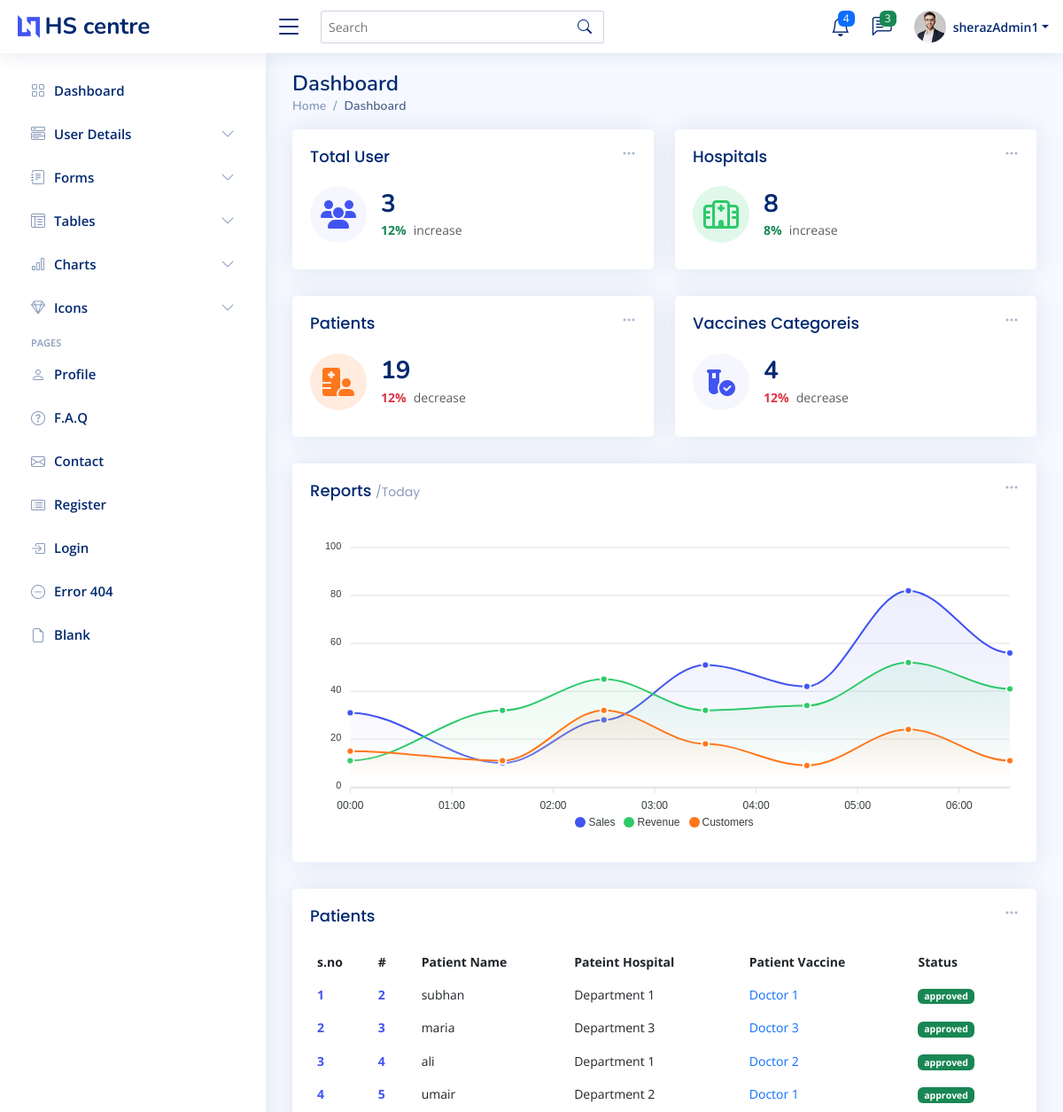
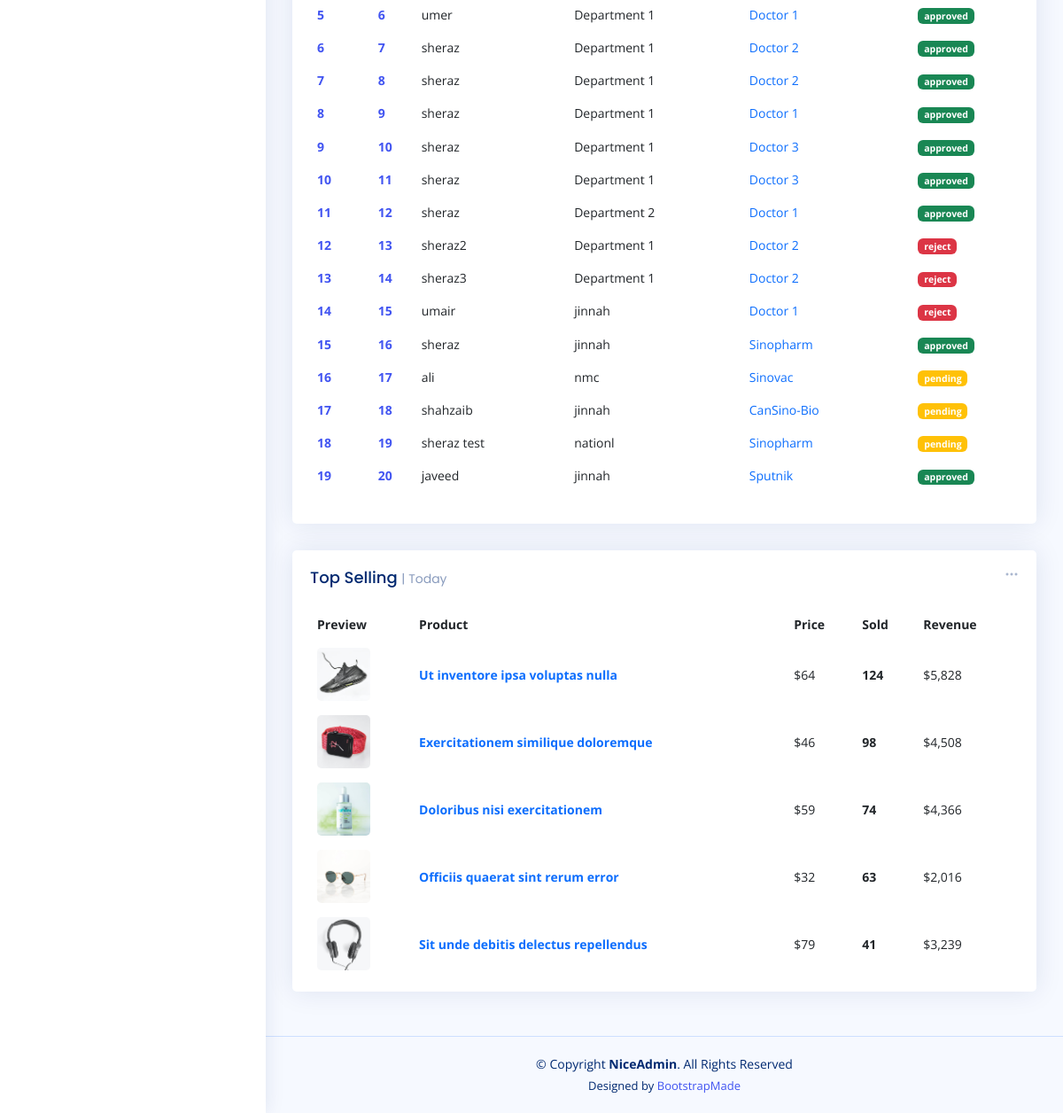
Screenshot of /admin-index.php (signed in) with the database file from the repository (2 pictures, top to bottom).
### tables this page shows
CREATE TABLE `reg_patient` (
  `patient_id` int(11) NOT NULL,
  `patient_name` varchar(200) NOT NULL,
  `patient_email` varchar(200) NOT NULL,
  `patient_phone` varchar(255) NOT NULL,
  `patient_cnic` varchar(255) NOT NULL,
  `patient_age` varchar(22) NOT NULL,
  `patient_select_hos` varchar(222) NOT NULL,
  `patient_gender` varchar(222) NOT NULL,
  `patient_vacc` varchar(222) NOT NULL,
  `patient_app_day` varchar(222) NOT NULL,
  `patient_status` varchar(222) NOT NULL
);

### admin-index.php (the view, shortened to what this page needs)
<?php
require 'conn.php';
$fetch_userQ = "SELECT * FROM `user`";
$fetch_user = mysqli_query($conn,$fetch_userQ);
$totalUser = mysqli_num_rows($fetch_user);
$fetch_HospitalQ = "SELECT * FROM `reg_hospital`";
$fetch_Hospital = mysqli_query($conn,$fetch_HospitalQ);
$totalHospital = mysqli_num_rows($fetch_Hospital);
$fetch_PatientQ = "SELECT * FROM `reg_patient`";
$fetch_Patient = mysqli_query($conn,$fetch_PatientQ);
$totalPatient = mysqli_num_rows($fetch_Patient);
$fetch_vaccineQ = "SELECT * FROM `vaccine`";
$fetch_vaccine = mysqli_query($conn,$fetch_vaccineQ);
$totalvaccine = mysqli_num_rows($fetch_vaccine);
?>
<!DOCTYPE html>
<html lang="en">
<head>
  <?php require './component/_admin_link.php'?>
</head>
<body>
<?php require './component/_admin_nav.php';?>
  <main id="main" class="main " >
    <div class="pagetitle ">
      <h1>Dashboard</h1>
      <nav>
        <ol class="breadcrumb">
          <li class="breadcrumb-item"><a href="admin-index.php">Home</a></li>
          <li class="breadcrumb-item active">Dashboard</li>
        </ol>
      </nav>
    </div>
    <section class="section dashboard ">
      <div class="row ">
        <div class="col-lg-12">
          <div class="row ">
            <div class="col-xxl-4 col-md-6  w-50">
              <div class="card info-card sales-card">
                <div class="filter">
                  <a class="icon" href="#" data-bs-toggle="dropdown"><i class="bi bi-three-dots"></i></a>
                </div>
                <div class="card-body">
                  <h5 class="card-title">Total User</h5>
                  <div class="d-flex align-items-center">
                    <div class="card-icon rounded-circle d-flex align-items-center justify-content-center">
                    <i class="fa-solid fa-users"></i>
                    </div>
                    <div class="ps-3">
                      <h6><?=$totalUser?></h6>
                      <span class="text-success small pt-1 fw-bold">12%</span> <span class="text-muted small pt-2 ps-1">increase</span>
                    </div>
                  </div>
                </div>
              </div>
            </div>
            <div class="col-xxl-4 col-md-6  w-50">
              <div class="card info-card revenue-card">
                <div class="filter">
                  <a class="icon" href="#" data-bs-toggle="dropdown"><i class="bi bi-three-dots"></i></a>
                </div>
                <div class="card-body">
                  <h5 class="card-title">Hospitals<span></span></h5>
                  <div class="d-flex align-items-center">
                    <div class="card-icon rounded-circle d-flex align-items-center justify-content-center">
                    <i class="fa-regular fa-hospital"></i>
                    </div>
                    <div class="ps-3">
                      <h6><?=$totalHospital?></h6>
                      <span class="text-success small pt-1 fw-bold">8%</span> <span class="text-muted small pt-2 ps-1">increase</span>
                    </div>
                  </div>
                </div>
              </div>
            </div>
<div class="col-xxl-4 col-xl-12 w-50">
<div class="card info-card customers-card">
  <div class="filter">
    <a class="icon" href="#" data-bs-toggle="dropdown"><i class="bi bi-three-dots"></i></a>
  </div>
  <div class="card-body">
    <h5 class="card-title">Patients </h5>
    <div class="d-flex align-items-center">
      <div class="card-icon rounded-circle d-flex align-items-center justify-content-center">
      <i class="fa-solid fa-hospital-user"></i>
      </div>
      <div class="ps-3">
        <h6><?=$totalPatient?></h6>
        <span class="text-danger small pt-1 fw-bold">12%</span> <span class="text-muted small pt-2 ps-1">decrease</span>
      </div>
    </div>
  </div>
</div>
</div>
<div class="col-xxl-4 col-xl-12 w-50">
<div class="card info-card sales-card">
  <div class="filter">
    <a class="icon" href="#" data-bs-toggle="dropdown"><i class="bi bi-three-dots"></i></a>
  </div>
  <div class="card-body">
    <h5 class="card-title">Vaccines Categoreis </h5>
    <div class="d-flex align-items-center">
      <div class="card-icon rounded-circle d-flex align-items-center justify-content-center">
      <i class="fa-solid fa-vial-circle-check"></i>
      </div>
      <div class="ps-3">
        <h6><?=$totalvaccine?></h6>
        <span class="text-danger small pt-1 fw-bold">12%</span> <span class="text-muted small pt-2 ps-1">decrease</span>
      </div>
    </div>
  </div>
</div>
</div>
            <div class="col-12 ">
              <div class="card">
                <div class="filter">
                  <a class="icon" href="#" data-bs-toggle="dropdown"><i class="bi bi-three-dots"></i></a>
                </div>
                <div class="card-body">
                  <h5 class="card-title">Reports <span>/Today</span></h5>
                  <div id="reportsChart"></div>
                </div>
              </div>
            </div>
            <div class="col-12" >
              <div class="card recent-sales overflow-auto">
                <div class="filter">
                  <a class="icon" href="#" data-bs-toggle="dropdown"><i class="bi bi-three-dots"></i></a>
                </div>
                <div class="card-body">
                  <h5 class="card-title">Patients </h5>
                  <table class="table table-borderless datatable" id="dowload_pdf">
                    <thead>
                      <tr>
                        <th scope="col">s.no</th>
                        <th scope="col">#</th>
                        <th scope="col">Patient Name</th>
                        <th scope="col">Pateint Hospital</th>
                        <th scope="col">Patient Vaccine</th>
                        <th scope="col">Status</th>
                      </tr>
                    </thead>
                    <tbody>
                    <?php
                    if($totalPatient > 0){
                      while($patient_data = mysqli_fetch_assoc($fetch_Patient)){
                        $i+=1;
                        if($patient_data['patient_status'] == 'Approved' || $patient_data['patient_status'] == 'approved'){
                          echo '<tr>
                          <th scope="row"><a href="#">'.$i.'</a></th>
                          <th scope="row"><a href="#">'.$patient_data['patient_id'].'</a></th>
                          <td>'.$patient_data['patient_name'].'</td>
                          <td>'.$patient_data['patient_select_hos'].'</td>
                          <td><a href="#" class="text-primary">'.$patient_data['patient_vacc'].'</a></td>
                          <td><span class="badge bg-success">'.$patient_data['patient_status'].'</span></td>
                        </tr>';
                        }
                        if($patient_data['patient_status'] == 'Reject' || $patient_data['patient_status'] == 'reject'){
                          echo '<tr>
                          <th scope="row"><a href="#">'.$i.'</a></th>
                          <th scope="row"><a href="#">'.$patient_data['patient_id'].'</a></th>
                          <td>'.$patient_data['patient_name'].'</td>
                          <td>'.$patient_data['patient_select_hos'].'</td>
                          <td><a href="#" class="text-primary">'.$patient_data['patient_vacc'].'</a></td>
                          <td><span class="badge bg-danger">'.$patient_data['patient_status'].'</span></td>
                        </tr>';
                        }
                        if($patient_data['patient_status'] == ''){
                          echo '<tr>
                          <th scope="row"><a href="#">'.$i.'</a></th>
                          <th scope="row"><a href="#">'.$patient_data['patient_id'].'</a></th>
                          <td>'.$patient_data['patient_name'].'</td>
                          <td>'.$patient_data['patient_select_hos'].'</td>
                          <td><a href="#" class="text-primary">'.$patient_data['patient_vacc'].'</a></td>
                          <td><span class="badge bg-warning">pending</span></td>
                        </tr>';
                        }
                        }
                    }
                    ?>
                    </tbody>
                  </table>
                </div>
              </div>
            </div>
            <div class="col-12 ">
              <div class="card top-selling overflow-auto">
                <div class="filter">
                  <a class="icon" href="#" data-bs-toggle="dropdown"><i class="bi bi-three-dots"></i></a>
                </div>
                <div class="card-body pb-0">
                  <h5 class="card-title">Top Selling <span>| Today</span></h5>
                  <table class="table table-borderless">
                    <thead>
                      <tr>
                        <th scope="col">Preview</th>
                        <th scope="col">Product</th>
                        <th scope="col">Price</th>
                        <th scope="col">Sold</th>
                        <th scope="col">Revenue</th>
                      </tr>
                    </thead>
                    <tbody>
                      <tr>
                        <th scope="row"><a href="#"><img src="assets/img/product-1.jpg" alt=""></a></th>
                        <td><a href="#" class="text-primary fw-bold">Ut inventore ipsa voluptas nulla</a></td>
                        <td>$64</td>
                        <td class="fw-bold">124</td>
                        <td>$5,828</td>
                      </tr>
                      <tr>
                        <th scope="row"><a href="#"><img src="assets/img/product-2.jpg" alt=""></a></th>
                        <td><a href="#" class="text-primary fw-bold">Exercitationem similique doloremque</a></td>
                        <td>$46</td>
                        <td class="fw-bold">98</td>
                        <td>$4,508</td>
                      </tr>
                      <tr>
                        <th scope="row"><a href="#"><img src="assets/img/product-3.jpg" alt=""></a></th>
                        <td><a href="#" class="text-primary fw-bold">Doloribus nisi exercitationem</a></td>
                        <td>$59</td>
                        <td class="fw-bold">74</td>
                        <td>$4,366</td>
                      </tr>
                      <tr>
                        <th scope="row"><a href="#"><img src="assets/img/product-4.jpg" alt=""></a></th>
                        <td><a href="#" class="text-primary fw-bold">Officiis quaerat sint rerum error</a></td>
                        <td>$32</td>
                        <td class="fw-bold">63</td>
                        <td>$2,016</td>
                      </tr>
                      <tr>
                        <th scope="row"><a href="#"><img src="assets/img/product-5.jpg" alt=""></a></th>
                        <td><a href="#" class="text-primary fw-bold">Sit unde debitis delectus repellendus</a></td>
                        <td>$79</td>
                        <td class="fw-bold">41</td>
                        <td>$3,239</td>
                      </tr>
                    </tbody>
                  </table>
                </div>
              </div>
            </div>
          </div>
        </div>
      </div>
    </section>
  </main>
  <footer id="footer" class="footer">
    <div class="copyright">
      &copy; Copyright <strong><span>NiceAdmin</span></strong>. All Rights Reserved
    </div>
    <div class="credits">
      Designed by <a href="https://bootstrapmade.com/">BootstrapMade</a>
    </div>
  </footer>
</body>
</html>

### assets_admin/css/style.css (style rules this page uses)
:root { scroll-behavior: smooth; }
body { font-family: "Open Sans", sans-serif; background: #f6f9ff; color: #444444; }
h1, h2, h3, h4, h5, h6 { font-family: "Nunito", sans-serif; }
#main { margin-top: 60px; padding: 20px 30px; transition: all 0.3s; }
.pagetitle { margin-bottom: 10px; }
.pagetitle h1 { font-size: 24px; margin-bottom: 0; font-weight: 600; color: #012970; }
.card { margin-bottom: 30px; border: none; border-radius: 5px; box-shadow: 0px 0 30px rgba(1, 41, 112, 0.1); }
.card-title { padding: 20px 0 15px 0; font-size: 18px; font-weight: 500; color: #012970; font-family: "Poppins", sans-serif; }
.card-title span { color: #899bbd; font-size: 14px; font-weight: 400; }
.card-body { padding: 0 20px 20px 20px; }
.breadcrumb { font-size: 14px; font-family: "Nunito", sans-serif; color: #899bbd; font-weight: 600; }
.breadcrumb a { color: #899bbd; transition: 0.3s; }
.breadcrumb .breadcrumb-item::before { color: #899bbd; }
.breadcrumb .active { color: #51678f; font-weight: 600; }
@media (min-width: 1200px) { #main, #footer { margin-left: 300px; } }
.dashboard .filter { position: absolute; right: 0px; top: 15px; }
.dashboard .filter .icon { color: #aab7cf; padding-right: 20px; padding-bottom: 5px; transition: 0.3s; font-size: 16px; }
.dashboard .info-card { padding-bottom: 10px; }
.dashboard .info-card h6 { font-size: 28px; color: #012970; font-weight: 700; margin: 0; padding: 0; }
.dashboard .card-icon { font-size: 32px; line-height: 0; width: 64px; height: 64px; flex-shrink: 0; flex-grow: 0; }
.dashboard .sales-card .card-icon { color: #4154f1; background: #f6f6fe; }
.dashboard .revenue-card .card-icon { color: #2eca6a; background: #e0f8e9; }
.dashboard .customers-card .card-icon { color: #ff771d; background: #ffecdf; }
.dashboard .recent-sales { font-size: 14px; }
.dashboard .recent-sales .table thead { background: #f6f6fe; }
.dashboard .recent-sales .table thead th { border: 0; }
.dashboard .top-selling { font-size: 14px; }
.dashboard .top-selling .table thead { background: #f6f6fe; }
.dashboard .top-selling .table thead th { border: 0; }
.dashboard .top-selling .table tbody td { vertical-align: middle; }
.dashboard .top-selling img { border-radius: 5px; max-width: 60px; }
.footer { padding: 20px 0; font-size: 14px; transition: all 0.3s; border-top: 1px solid #cddfff; }
.footer .copyright { text-align: center; color: #012970; }
.footer .credits { padding-top: 5px; text-align: center; font-size: 13px; color: #012970; }

### rows the page displays
reg_patient: patient_id "2", patient_name "subhan", patient_select_hos "Department 1", patient_vacc "Doctor 1", patient_status "approved"
reg_patient: patient_id "3", patient_name "maria", patient_select_hos "Department 3", patient_vacc "Doctor 3", patient_status "approved"
reg_patient: patient_id "4", patient_name "ali", patient_select_hos "Department 1", patient_vacc "Doctor 2", patient_status "approved"
reg_patient: patient_id "5", patient_name "umair", patient_select_hos "Department 2", patient_vacc "Doctor 1", patient_status "approved"
reg_patient: patient_id "6", patient_name "umer", patient_select_hos "Department 1", patient_vacc "Doctor 1", patient_status "approved"
reg_patient: patient_id "7", patient_name "sheraz", patient_select_hos "Department 1", patient_vacc "Doctor 2", patient_status "approved"
reg_patient: patient_id "8", patient_name "sheraz", patient_select_hos "Department 1", patient_vacc "Doctor 2", patient_status "approved"
reg_patient: patient_id "9", patient_name "sheraz", patient_select_hos "Department 1", patient_vacc "Doctor 1", patient_status "approved"
reg_patient: patient_id "10", patient_name "sheraz", patient_select_hos "Department 1", patient_vacc "Doctor 3", patient_status "approved"
reg_patient: patient_id "11", patient_name "sheraz", patient_select_hos "Department 1", patient_vacc "Doctor 3", patient_status "approved"
reg_patient: patient_id "12", patient_name "sheraz", patient_select_hos "Department 2", patient_vacc "Doctor 1", patient_status "approved"
reg_patient: patient_id "13", patient_name "sheraz2", patient_select_hos "Department 1", patient_vacc "Doctor 2", patient_status "reject"
reg_patient: patient_id "14", patient_name "sheraz3", patient_select_hos "Department 1", patient_vacc "Doctor 2", patient_status "reject"
reg_patient: patient_id "15", patient_name "umair", patient_select_hos "jinnah", patient_vacc "Doctor 1", patient_status "reject"
reg_patient: patient_id "16", patient_name "sheraz", patient_select_hos "jinnah", patient_vacc "Sinopharm", patient_status "approved"
reg_patient: patient_id "17", patient_name "ali", patient_select_hos "nmc", patient_vacc "Sinovac"
reg_patient: patient_id "18", patient_name "shahzaib", patient_select_hos "jinnah", patient_vacc "CanSino-Bio"
reg_patient: patient_id "19", patient_name "sheraz test", patient_select_hos "nationl", patient_vacc "Sinopharm"
reg_patient: patient_id "20", patient_name "javeed", patient_select_hos "jinnah", patient_vacc "Sputnik", patient_status "approved"

### other values shown
$_SESSION['admin_name'] "sherazAdmin1"
$totalUser "3"
$totalHospital "8"
$totalPatient "19"
$totalvaccine "4"
